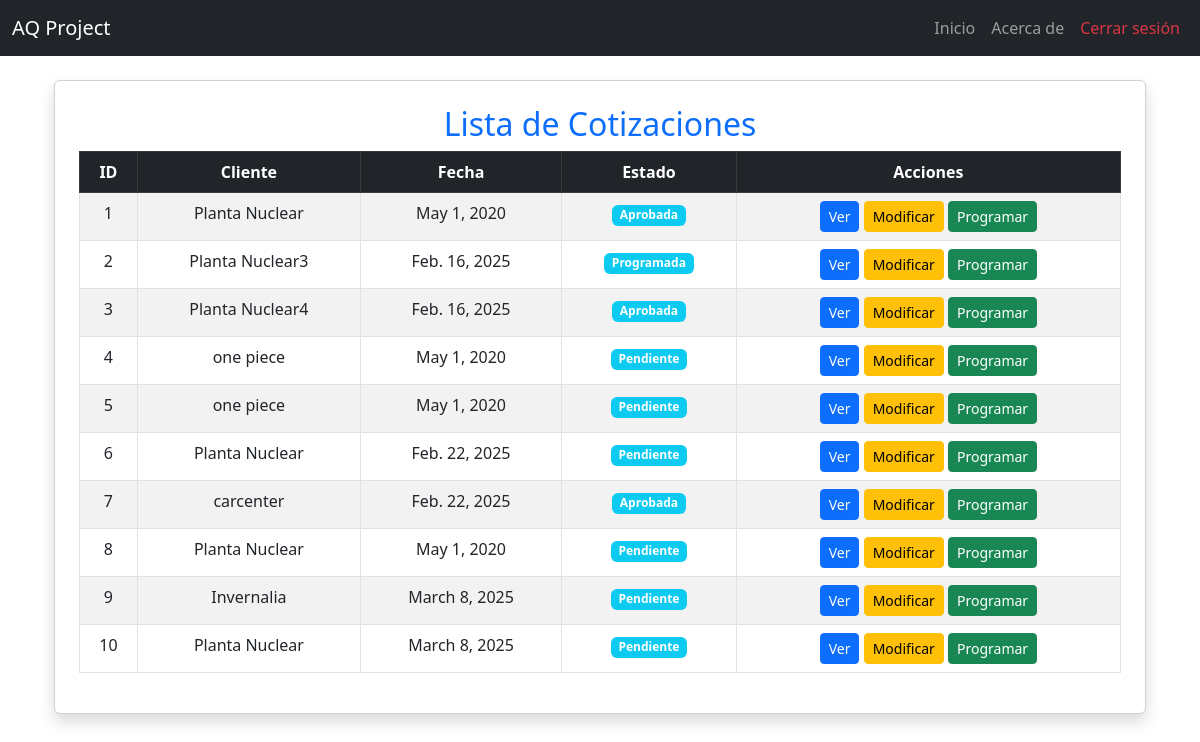
Before: /cotizaciones/cotizaciones/ (signed in) with the older database file.
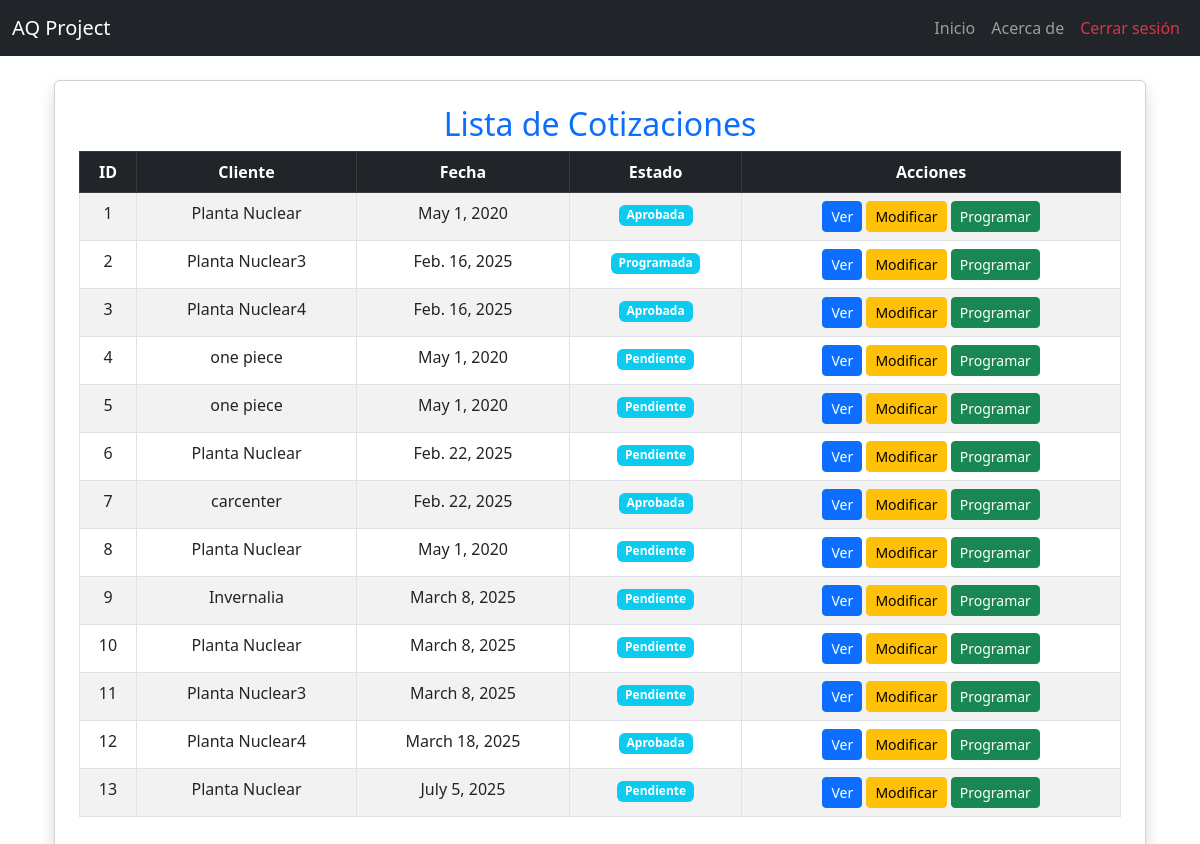
After: the same page with the newer database file.
### cotizaciones/models.py (models this page shows, shortened)
class Cotizacion(models.Model):
    solicitud = models.ForeignKey(Solicitud, on_delete=models.CASCADE, related_name="cotizaciones")
    numero_servicio = models.CharField(max_length=100, unique=True)
    fecha_cotizacion = models.DateField(null=True, blank=True)
    tipo_servicio = models.ManyToManyField("TipoServicio")
    dias_auditoria_etapa_1 = models.DecimalField(max_digits=3, decimal_places=1, null=True, blank=True)
    dias_auditoria_etapa_2 = models.DecimalField(max_digits=3, decimal_places=1, null=True, blank=True)
    precio_neto = models.DecimalField(max_digits=10, decimal_places=2, help_text="Valor sin IVA")
    precio_iva = models.DecimalField(max_digits=10, decimal_places=2, default=Decimal("0.00"), help_text="IVA (19%)")
    precio_total = models.DecimalField(max_digits=10, decimal_places=2, default=Decimal("0.00"), help_text="Total con IVA")
    ESTADO_CHOICES = [
        ('Pendiente', 'Pendiente'),
        ('Aprobada', 'Aprobada'),
        ('Rechazada', 'Rechazada'),
        ('Programada', 'Programada'),
    ]
    estado = models.CharField(max_length=20, choices=ESTADO_CHOICES, default='Pendiente')

### solicitudes/models.py (models this page shows, shortened)
class Solicitud(models.Model):
    cliente = models.ForeignKey(Cliente, on_delete=models.CASCADE, related_name="solicitudes_solicitudes")  # Relación con el modelo Cliente
    fecha_solicitud = models.DateField(default=date.today)  # Fecha en que se crea la solicitud
    estado = models.CharField(
        max_length=20,
        choices=[
            ('Pendiente', 'Pendiente'),
            ('Aprobada', 'Aprobada'),
            ('Rechazada', 'Rechazada')
        ],
        default='Pendiente'
    )  # Estado de la solicitud

class Cliente(models.Model):
    nit = models.CharField(max_length=20, unique=True)  # Nit único
    nombre_propietario = models.CharField(max_length=100)
    nombre_establecimiento = models.CharField(max_length=100)
    representante_legal = models.CharField(max_length=100)
    cedula_ciudadania = models.CharField(max_length=20)
    ciudad = models.CharField(max_length=100)
    departamento = models.CharField(max_length=100)
    direccion = models.CharField(max_length=200)
    representante_organismo = models.CharField(max_length=100)
    cargo = models.CharField(max_length=50)
    telefono_fijo = models.CharField(max_length=20, blank=True, null=True)
    telefono_celular = models.CharField(max_length=20)
    correo_electronico = models.EmailField()
    nivel_cea = models.CharField(max_length=50, choices=NIVELES_CEA)
    cantidad_vehiculos = models.IntegerField(null=True, blank=True)
    cantidad_instructores = models.IntegerField(null=True, blank=True)
    categorias_certificar = models.ManyToManyField(Categoria, blank=True)
    certificado_conformidad = models.CharField(max_length=2, choices=CERTIFICADO_CONFORMIDAD_CHOICES, default="No")
    nombre_ente_certificador = models.CharField(max_length=100, blank=True, null=True)  # Se llena si es "Sí"
    fecha_solicitud = models.DateField(null=True, blank=True)  # Se establece solo cuando se envía la solicitud
    observaciones = models.TextField(blank=True, null=True)

### cotizaciones/views.py (the view)
# urls.py: path("cotizaciones/", listado_cotizaciones, name="listado_cotizaciones"),
@login_required
def listado_cotizaciones(request):
    cotizaciones = Cotizacion.objects.all()
    return render(request, "cotizaciones/listado_cotizaciones.html", {"cotizaciones": cotizaciones})

### cotizaciones/templates/cotizaciones/listado_cotizaciones.html (shortened to what this page needs)
{% extends 'layouts/base.html' %}
{% block content %}
<link rel="stylesheet" href="https://cdn.jsdelivr.net/npm/bootstrap@5.3.0/dist/css/bootstrap.min.css">
<div class="container mt-4">
    <div class="card shadow p-4">
        <h2 class="text-center text-primary">Lista de Cotizaciones</h2>
        {% if cotizaciones %}
            <div class="table-responsive">
                <table class="table table-bordered table-striped text-center">
                    <thead class="table-dark">
                        <tr>
                            <th>ID</th>
                            <th>Cliente</th>
                            <th>Fecha</th>
                            <th>Estado</th>
                            <th>Acciones</th>
                        </tr>
                    </thead>
                    <tbody>
                        {% for cotizacion in cotizaciones %}
                            <tr>
                                <td>{{ cotizacion.id }}</td>
                                <td>{{ cotizacion.solicitud.cliente.nombre_establecimiento }}</td>
                                <td>{{ cotizacion.fecha_cotizacion }}</td>
                                <td>
                                    <span class="badge bg-info">{{ cotizacion.estado }}</span>
                                </td>
                                <td>
                                    <a href="{% url 'detalle_cotizacion' cotizacion.id %}" class="btn btn-sm btn-primary">Ver</a>
                                    <a href="{% url 'editar_cotizacion' cotizacion.id %}" class="btn btn-sm btn-warning">Modificar</a>
                                    <a href="{% url 'programar_auditoria' cotizacion.id %}" class="btn btn-sm btn-success">Programar</a>
                                </td>
                            </tr>
                        {% endfor %}
                    </tbody>
                </table>
            </div>
        {% else %}
            <div class="alert alert-danger text-center">
                No hay cotizaciones registradas.
            </div>
        {% endif %}
    </div>
</div>
{% endblock %}

Changed rows visible on the page:
added Cotizacion: id "11", solicitud.cliente.nombre_establecimiento "Planta Nuclear3", fecha_cotizacion "March 8, 2025", estado "Pendiente"
added Cotizacion: id "12", solicitud.cliente.nombre_establecimiento "Planta Nuclear4", fecha_cotizacion "March 18, 2025", estado "Aprobada"
added Cotizacion: id "13", solicitud.cliente.nombre_establecimiento "Planta Nuclear", fecha_cotizacion "July 5, 2025", estado "Pendiente"
